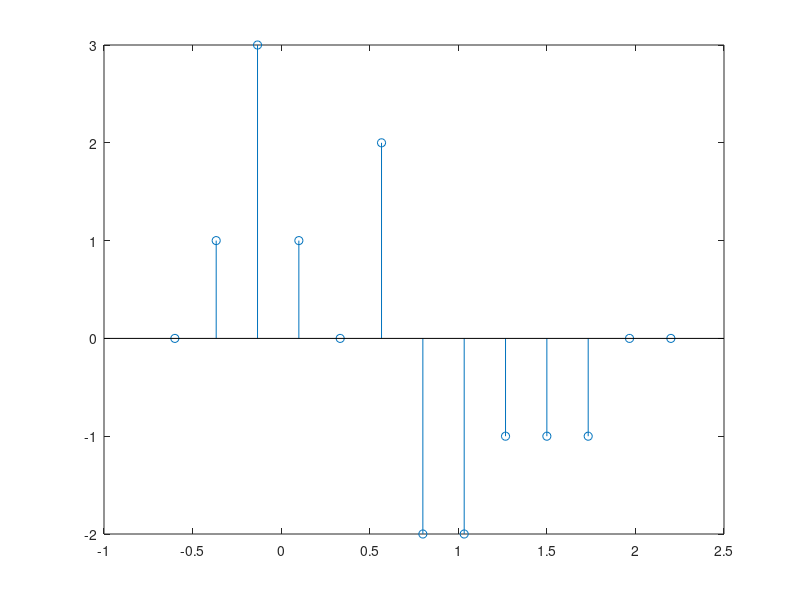

Reproduce this figure in MATLAB.
# Octave 6.2.0, Thu May 06 17:57:34 2021 GMT <unknown@DESKTOP-0RPDSAD>n = [-0.4 -0.2 0 0.2 0.4 0.6 0.8]x = [1 3 2 2 2 1 0]h = [0 1 0 -1 1 -1 0]conv(x,h)stem(ans)n2 = linspace(-0.6, 2.2, 13)stem(n2, ans)